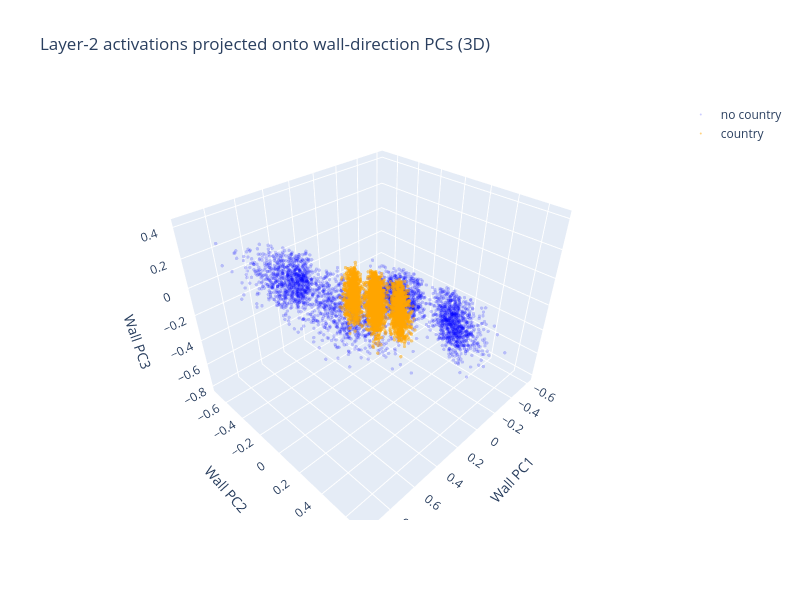

Notebook source saved alongside this figure:
### Code cell
import plotly.graph_objects as go

fig = go.Figure()

fig.add_trace(go.Scatter3d(
    x=train_wall_proj[country_labels == 0, 0],
    y=train_wall_proj[country_labels == 0, 1],
    z=train_wall_proj[country_labels == 0, 2],
    mode='markers',
    marker=dict(size=2, color='blue', opacity=0.2),
    name='no country'
))

fig.add_trace(go.Scatter3d(
    x=train_wall_proj[country_labels == 1, 0],
    y=train_wall_proj[country_labels == 1, 1],
    z=train_wall_proj[country_labels == 1, 2],
    mode='markers',
    marker=dict(size=2, color='orange', opacity=0.5),
    name='country'
))

fig.update_layout(
    title="Layer-2 activations projected onto wall-direction PCs (3D)",
    scene=dict(xaxis_title="Wall PC1", yaxis_title="Wall PC2", zaxis_title="Wall PC3"),
    width=800, height=600
)

fig.show()

### Figure 1 — Plotly figure (JSON) as saved in the notebook; plotly's stock layout.template omitted (floating-point values rounded to 4 significant figures; data arrays with more than 128 entries replaced by an {"elided": "..."} marker saying what was removed)
{"data": [{"marker": {"color": "blue", "opacity": 0.2, "size": 2}, "mode": "markers", "name": "no country", "type": "scatter3d", "x": {"elided": "3549 float values"}, "y": {"elided": "3549 float values"}, "z": {"elided": "3549 float values"}}, {"marker": {"color": "orange", "opacity": 0.5, "size": 2}, "mode": "markers", "name": "country", "type": "scatter3d", "x": {"elided": "3451 float values"}, "y": {"elided": "3451 float values"}, "z": {"elided": "3451 float values"}}], "layout": {"height": 600, "scene": {"xaxis": {"title": {"text": "Wall PC1"}}, "yaxis": {"title": {"text": "Wall PC2"}}, "zaxis": {"title": {"text": "Wall PC3"}}}, "title": {"text": "Layer-2 activations projected onto wall-direction PCs (3D)"}, "width": 800}}
